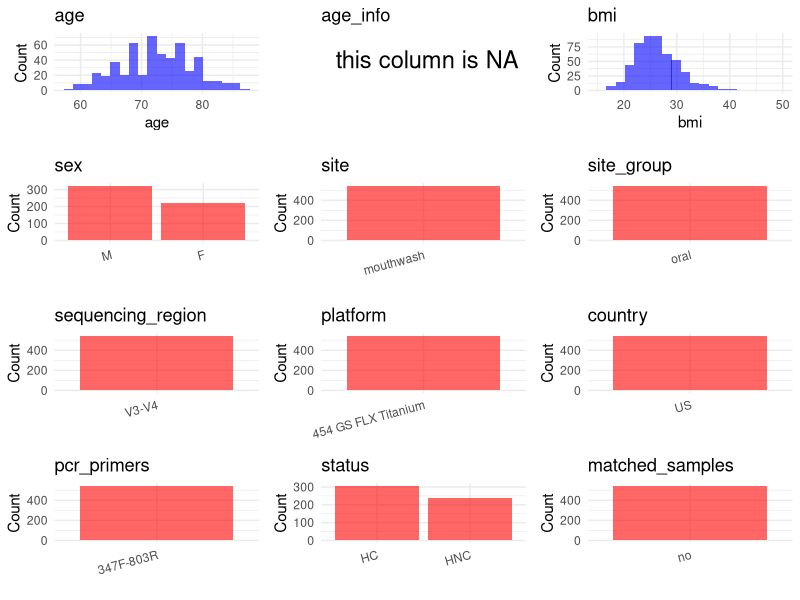

This chart was generated by the following R code: (Note: this script raises an error after producing the figure.)
## ---- chunk 1
# Load libraries
library(dplyr)
library(ggplot2)
library(cowplot)

# (1) Setting working directory
# EDIT HERE: change project_id for each study
project_id <- "PRJNA434300"

base_dir <- "/beegfs/huangxiaochang/global_oral/global-oral-microbiome/data/projects/"
setwd(file.path(base_dir, project_id))

# (2) Loading raw SRA metadata file
sra_file <- "SraRunTable.csv"
initial_meta <- read.csv("SraRunTable.csv", header = TRUE)

# (3) OPTIONAL: If extra metadata (e.g., Table.x or supplemental materials) are available from the article, you may need to merge the file with initial_meta manually. Below is example code for merging. Depending on the specific case of each study, you can customize the code as needed.
# supp_table <- read.csv("supplemental_table.csv", header = TRUE)
# initial_meta <- left_join(initial_meta, supp_table, by = merge_col_name)
## ---- chunk 2
# (1) Read the article in the following order: abstract, the beginning of the results section, and the methods. Understand the sample size, experimental design, and disease group overview. Clarify the sampling sites; for oral and gut samples, specify the exact sites like supragingival plaque, tongue, etc.

# (2) IMPORTANT: MUST go through each column of initial_meta
# head(initial_meta, 10)

# IMPORTANT: Check the unique values in the column of interest or query column.
# lapply(initial_meta[c('body_habitat', 'body_product', 'body_site')], table) # site
# table(initial_meta$host_subject_id) # subject id
# table(initial_meta$platform..exp.) # output is Illumina
# table(initial_meta$target_subfragment..exp.)
## ---- chunk 3
# (1) EDIT HERE: Parameter setup
# NOTE: This project has no lab control samples (blanks/positives) or non-human samples. Leave keywords empty to skip filtering.
control_column <- NA   # column name in initial_meta
# unique(initial_meta[[control_column]])  # uncomment to explore
control_keywords <- c()     # Enter exact keywords

species_column <- NA          # column name in initial_meta
# unique(initial_meta[[species_column]])  # uncomment to explore
non_human_keywords <- c()            # Enter exact keywords


# (2) Remove controls and non-human samples. DO NOT need to modify code in this part, just run it.
n_samples <- nrow(initial_meta)
# Control evaluation
if (length(control_keywords) > 0) {
  if (is.null(control_column) || control_column == "") {
    stop("Error: control_keywords provided but control_column is missing.")
  }

  if (!(control_column %in% colnames(initial_meta))) {
    stop(sprintf("Error: Column '%s' not found in initial_meta.", control_column))
  }

  control_pattern <- paste(control_keywords, collapse = "|")
  control_text <- initial_meta[[control_column]]
  is_control <- grepl(control_pattern, control_text)

} else {
  is_control <- rep(FALSE, n_samples)
}

# Non-human evaluation
if (length(non_human_keywords) > 0) {
  if (is.null(species_column) || species_column == "") {
    stop("Error: non_human_keywords provided but species_column is missing.")
  }

  if (!(species_column %in% colnames(initial_meta))) {
    stop(sprintf("Error: Column '%s' not found in initial_meta.", control_column))
  }

  non_human_pattern <- paste(non_human_keywords, collapse = "|")
  species_text <- initial_meta[[species_column]]
  is_non_human <- grepl(non_human_pattern, species_text)
} else {
  is_non_human <- rep(FALSE, n_samples)
}

# Execute removal
samples_to_remove <- is_control | is_non_human
initial_meta <- initial_meta[!samples_to_remove, ]

cat("Initial samples counts:",n_samples,"\n")
cat("Removed control samples:", sum(is_control), "\n")
cat("Removed non-human samples:", sum(is_non_human), "\n")
cat("Total samples removed ", sum(samples_to_remove), "\n")
cat("Remaining samples after Step 2:", nrow(initial_meta), "\n")
## ---- chunk 4
# Extract columns from initial_meta as follows:
# (1) No modification needed → extract directly.
# (2) Modification needed → create a column start with 'raw_' and mark the target column as "pending".
# (3) Need to find or determine based on the article.

metadata <- data.frame(
  bioproject = initial_meta$BioProject,
  sample_id = initial_meta$Run,
  subject_id = initial_meta$Sample.Name,
  age = initial_meta$Host_Age,
  age_info = NA,
  bmi = initial_meta$host_BMI,
  raw_sex = initial_meta$hostgender,
  sex = "pending",
  sequencing_region = "V3-V4",
  platform = initial_meta$Instrument,
  country = "US",
  raw_site = initial_meta$sample_type,
  site = "pending",
  site_group = "pending",
  public_time = initial_meta$ReleaseDate,
  raw_status = initial_meta$disease_status,
  pcr_primers = NA,
  title = NA,
  disease_study = NA,
  status = NA,
  matched_samples = "pending",
  is_time_series = "no",
  stringsAsFactors = FALSE
)

metadata$public_time <- as.Date(metadata$public_time)
## ---- chunk 5
# (1) Handle the columns with the `raw_` prefix.
# IMPORTANT: Add comments if the modification is not straightforward!!
# Convert raw_sex to standard F/M encoding
# SRA raw_sex values: male/female
metadata <- metadata %>%
  mutate(sex = case_when(
    tolower(raw_sex) %in% c("female", "f") ~ "F",
    tolower(raw_sex) %in% c("male", "m") ~ "M",
    TRUE ~ NA_character_
  ))

# Remap status from v1 values to v2 format
# Control -> HC; Case (head and neck cancer and pancreatic cancer) -> HNC
metadata$status <- case_when(
  metadata$raw_status == "Control" ~ "HC",
  metadata$raw_status == "Case" ~ "HNC",
  TRUE ~ NA_character_
)

# Assign site from raw_site, lowercased
metadata$site <- tolower(metadata$raw_site)

# Add publication information
metadata$pcr_primers <- "347F-803R"
metadata$title <- "Elevated Dietary Carbohydrate and Glycemic Intake Associate with an Altered Oral Microbial Ecosystem in Two Large U.S. Cohorts"
metadata$disease_study <- "yes"

## ---- chunk 6
# (2) Filling the 'site_group' and 'matched_samples' columns
# editing site_group
unique(metadata$site)
# EDIT HERE: add oral sites
Oral_site = c("saliva", "mouth", "tongue coating", "supragingival plaque", "subgingival plaque", "oral swab", "denture", "tooth", "abscess pus", "adjacent periodontal pocket", "patient healthy crevice", "healthy control crevice", "gingival crevicular fluid", "subgingival plaque", "mouthwash")
# EDIT HERE: add gut sites
Gut_site = c("feces", "stool")
# just run
metadata <- metadata %>%
  mutate(site_group = case_when(
    site %in% Oral_site ~ "oral",
    site %in% Gut_site ~ "gut",
    TRUE ~ "other"
  ))

# editing matched_samples, just run.
metadata$matched_samples <- ifelse(
  ave(metadata$subject_id, metadata$subject_id, FUN = length) > 1,
  "yes",
  "no"
)
## ---- chunk 7
# (3) check if there is pending value in metadata. If there is pending value, go on modify the metadata.
# Function to check if a column contains "pending"
has_pending <- function(col) {
  if (is.character(col) || is.factor(col)) {
    any(col == "pending", na.rm = TRUE)
  } else {
    FALSE
  }
}

# Check for any pending value
any_pending_value <- any(sapply(metadata, has_pending))

if (!any_pending_value) {
  message("Good! No cell contains the value 'pending'.")
} else {
  pending_cols <- names(metadata)[sapply(metadata, has_pending)]
  message("Columns containing 'pending': ", paste(pending_cols, collapse = ", "))
  message("Please continue to resolve these pending columns!")
}
## ---- chunk 8
# Select columns for visualization, just run
plot_data <- metadata %>%
  select(-bioproject, -sample_id, -subject_id, -title)

create_simple_plots <- function(data) {
  plots <- list()
  continuous_vars <- c("age", "bmi")

  for (col in colnames(data)) {
    if (all(is.na(data[[col]]))) {
      p <- ggplot() +
        annotate("text", x = 0.5, y = 0.5, label = "this column is NA", size = 6) +
        labs(title = col) +
        theme_void()
    } else if (col %in% continuous_vars && is.numeric(data[[col]])) {
      p <- ggplot(data, aes(x = .data[[col]])) +
        geom_histogram(fill = "blue", alpha = 0.6, bins = 20, na.rm = TRUE) +
        labs(title = col, x = col, y = "Count") +
        theme_minimal()
    } else {
      count_data <- as.data.frame(table(data[[col]], useNA = "ifany"))
      p <- ggplot(count_data, aes(x = reorder(Var1, -Freq), y = Freq)) +
        geom_col(fill = "red", alpha = 0.6) +
        labs(title = col, x = NULL, y = "Count") +
        theme_minimal() +
        theme(axis.text.x = element_text(angle = 15, hjust = 1))
    }
    plots[[col]] <- p
  }

  return(plots)
}

# Generate and arrange plots
plots <- create_simple_plots(plot_data)
p <- plot_grid(plots$age,
               plots$age_info,
               plots$bmi,
               plots$sex,
               plots$site,
               plots$site_group,
               plots$sequencing_region,
               plots$platform,
               plots$country,
               plots$pcr_primers,
               plots$status,
               plots$matched_samples,
               ncol = 3, align = "hv", axis = "lb")
ggsave("Metadata_Summary.png", plot = p, width = 8, height = 6, dpi = 150)
## ---- chunk 9
# Insert Metadata_Summary.png into the current Rmd output
knitr::include_graphics("Metadata_Summary.png")
## ---- chunk 10
# Reorder the data frame
fixed_cols <- c("bioproject", "sample_id", "subject_id", "age", "age_info",
                "bmi", "sex", "platform", "sequencing_region", "pcr_primers",
                "country", "site", "site_group", "disease_study", "status",
                "title", "public_time", "matched_samples", "is_time_series")
metadata <- metadata %>%
  select(all_of(fixed_cols), everything())

# save metadata
# head(metadata)
write.csv(metadata, file = "metadata_v2.csv", quote = TRUE, row.names = FALSE)
